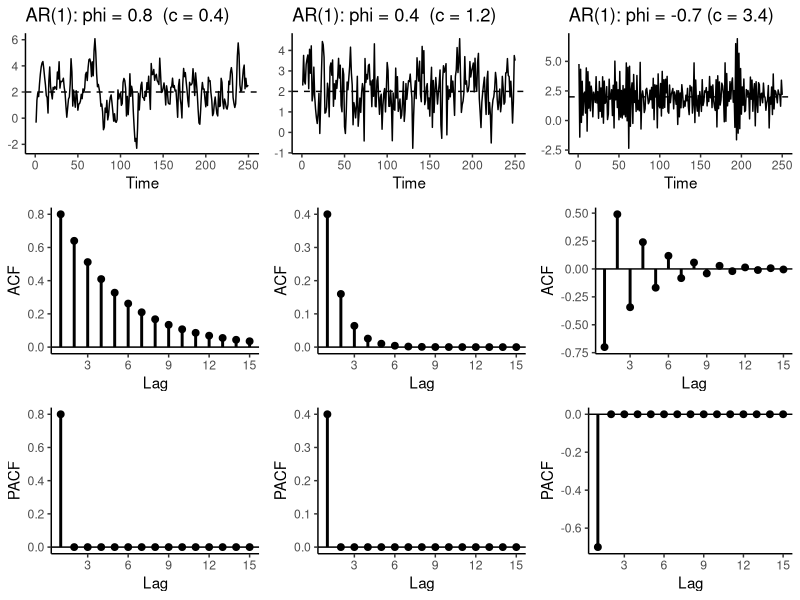
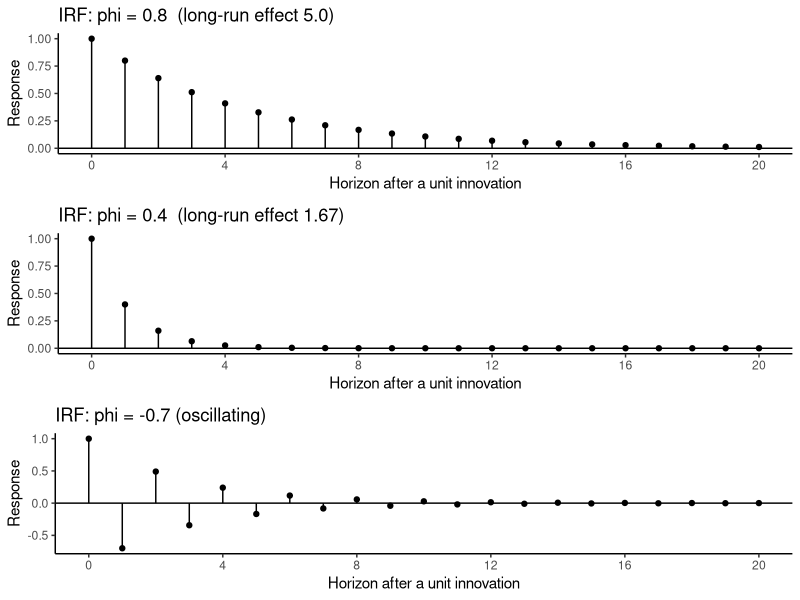
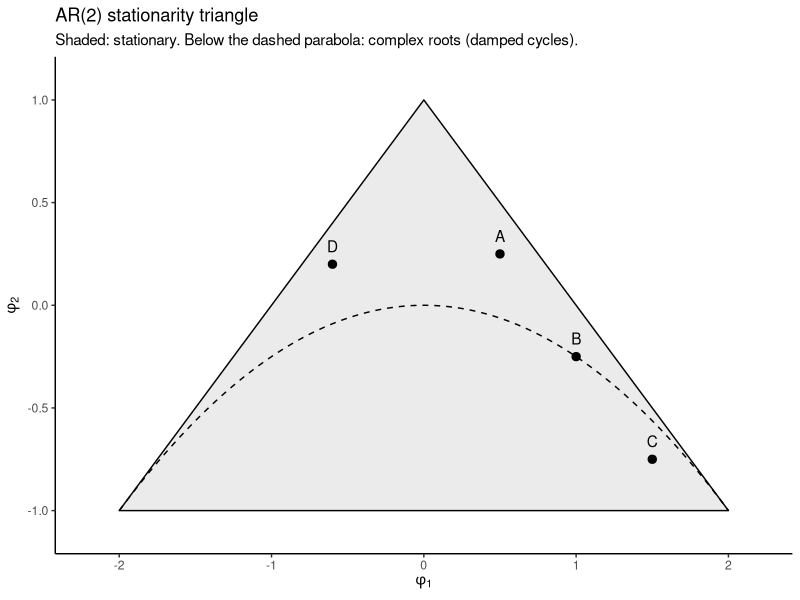
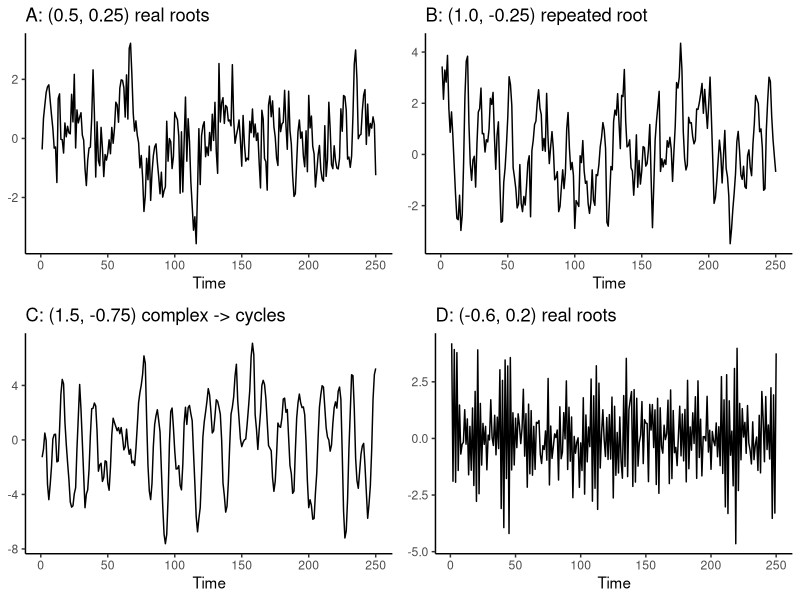
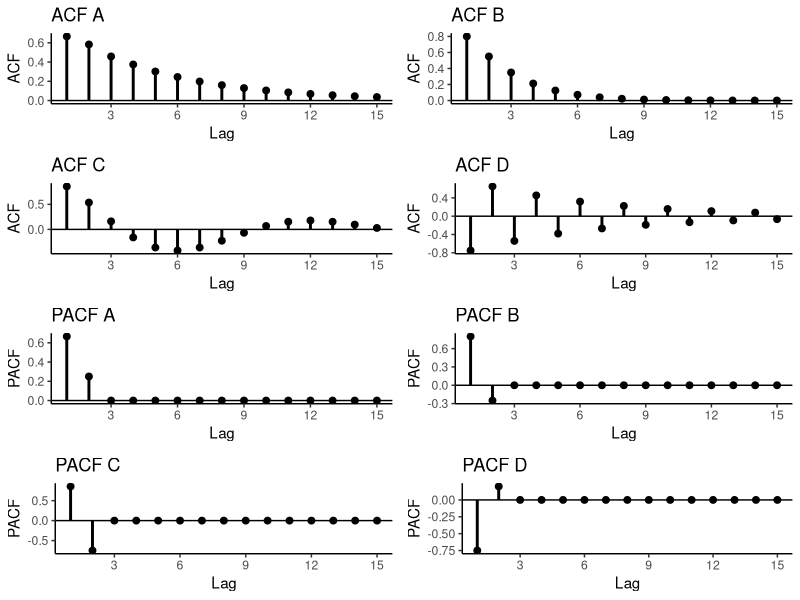
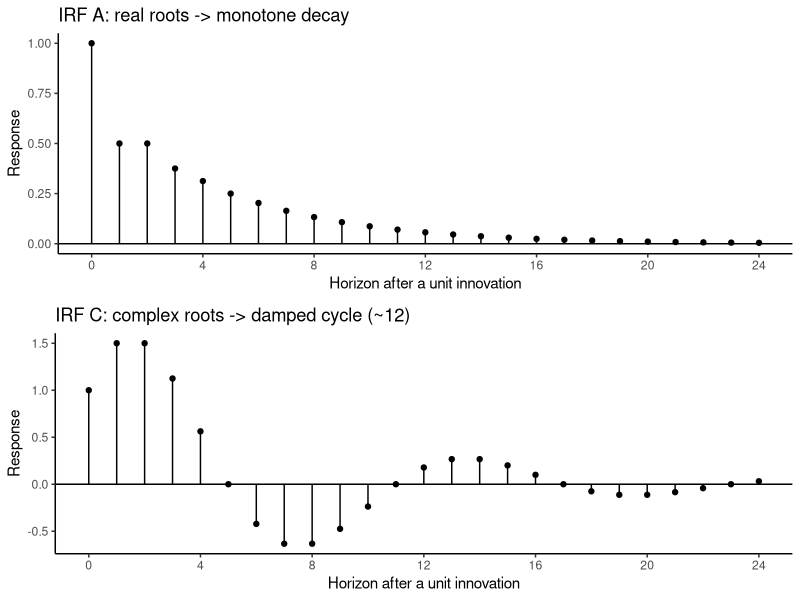
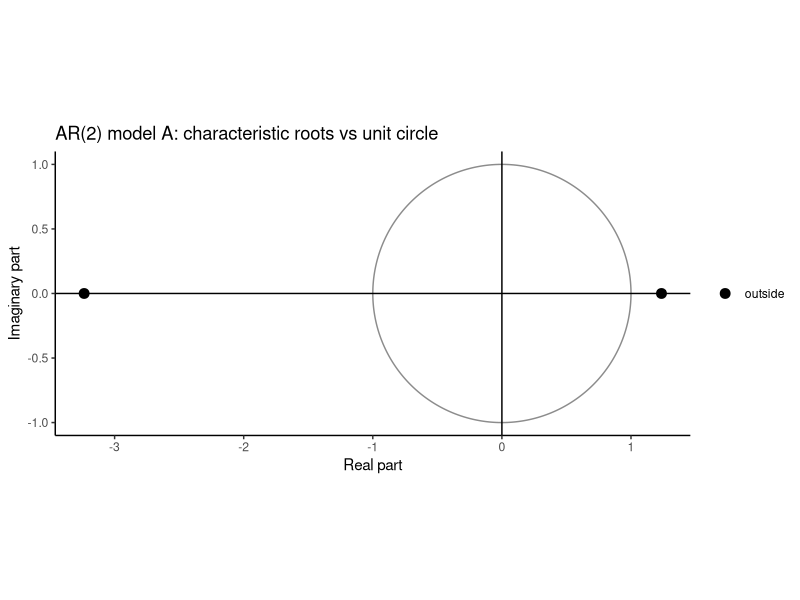
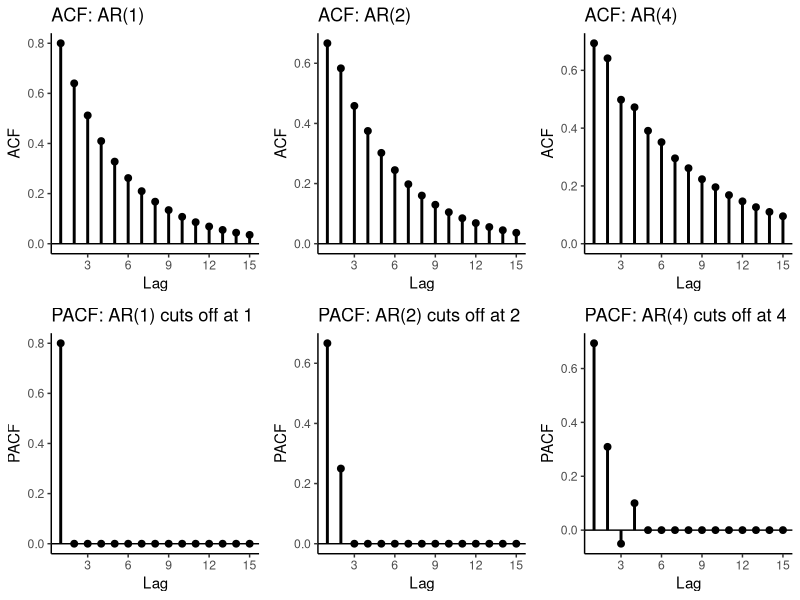

Write R code to recreate these figures, in order.
## ---- chunk 1
#| echo: false
#| include: false
# ------------------------------------------------------------------
# Setup: libraries and the plotting helpers used throughout the deck.
# (Hidden — these are the same helpers as the lecture notebook.)
# All theoretical quantities use base-R `stats` routines.
# ------------------------------------------------------------------
suppressPackageStartupMessages({
  library(ggplot2)
  library(gridExtra)
})

# Time-series line plot; optional dashed reference line at the mean.
ts_plot <- function(x, mu = NULL, title = NULL) {
  time_idx <- if (is.ts(x)) as.numeric(time(x)) else seq_along(x)
  df <- data.frame(time = time_idx, value = as.numeric(x))
  p <- ggplot(df, aes(time, value)) +
    theme_classic() + geom_line() + labs(x = "Time", y = NULL, title = title)
  if (!is.null(mu)) p <- p + geom_hline(yintercept = mu, linetype = "dashed")
  p
}

# Theoretical ACF of an ARMA process, lags 1..L (lag 0 dropped).
acf_plot <- function(ar = numeric(0), ma = numeric(0), L = 15, title = NULL) {
  rho <- ARMAacf(ar = ar, ma = ma, lag.max = L)[-1]
  df  <- data.frame(lag = seq_len(L), acf = as.numeric(rho))
  ggplot(df, aes(lag, acf)) + theme_classic() +
    geom_hline(yintercept = 0) +
    geom_segment(aes(xend = lag, y = 0, yend = acf), linewidth = 1) +
    geom_point(size = 2) +
    scale_x_continuous(breaks = seq(0, L, by = 3)) +
    labs(x = "Lag", y = "ACF", title = title)
}

# Theoretical PACF of an ARMA process, lags 1..L.
pacf_plot <- function(ar = numeric(0), ma = numeric(0), L = 15, title = NULL) {
  pac <- ARMAacf(ar = ar, ma = ma, lag.max = L, pacf = TRUE)
  df  <- data.frame(lag = seq_len(L), pacf = as.numeric(pac))
  ggplot(df, aes(lag, pacf)) + theme_classic() +
    geom_hline(yintercept = 0) +
    geom_segment(aes(xend = lag, y = 0, yend = pacf), linewidth = 1) +
    geom_point(size = 2) +
    scale_x_continuous(breaks = seq(0, L, by = 3)) +
    labs(x = "Lag", y = "PACF", title = title)
}

# Theoretical impulse response = Wold coefficients psi_0=1, psi_1, psi_2, ...
irf_plot <- function(ar = numeric(0), ma = numeric(0), h = 20, title = NULL) {
  psi <- c(1, ARMAtoMA(ar = ar, ma = ma, lag.max = h))
  df  <- data.frame(horizon = 0:h, response = psi)
  ggplot(df, aes(horizon, response)) + theme_classic() +
    geom_hline(yintercept = 0) +
    geom_segment(aes(xend = horizon, y = 0, yend = response)) +
    geom_point() +
    scale_x_continuous(breaks = seq(0, h, by = 4)) +
    labs(x = "Horizon after a unit innovation", y = "Response", title = title)
}

# Sample ACF with approximate +/- 2/sqrt(T) bands (dashed red).
sample_acf_plot <- function(x, L = 20, title = NULL) {
  a  <- acf(x, plot = FALSE, lag.max = L)
  df <- data.frame(lag = as.numeric(a$lag)[-1], acf = as.numeric(a$acf)[-1])
  b  <- 2 / sqrt(length(x))
  ggplot(df, aes(lag, acf)) + theme_classic() +
    geom_hline(yintercept = 0) +
    geom_segment(aes(xend = lag, y = 0, yend = acf), linewidth = 1) +
    geom_point(size = 2) +
    geom_hline(yintercept = c(b, -b), linetype = "dashed", colour = "red") +
    scale_x_continuous(breaks = seq(0, L, by = 3)) +
    labs(x = "Lag", y = "Sample ACF", title = title)
}

# Sample PACF with approximate +/- 2/sqrt(T) bands (dashed red).
sample_pacf_plot <- function(x, L = 20, title = NULL) {
  a  <- pacf(x, plot = FALSE, lag.max = L)
  df <- data.frame(lag = as.numeric(a$lag), acf = as.numeric(a$acf))
  b  <- 2 / sqrt(length(x))
  ggplot(df, aes(lag, acf)) + theme_classic() +
    geom_hline(yintercept = 0) +
    geom_segment(aes(xend = lag, y = 0, yend = acf), linewidth = 1) +
    geom_point(size = 2) +
    geom_hline(yintercept = c(b, -b), linetype = "dashed", colour = "red") +
    scale_x_continuous(breaks = seq(0, L, by = 3)) +
    labs(x = "Lag", y = "Sample PACF", title = title)
}

# Roots of a lag polynomial on the complex plane, with the unit circle.
roots_plot <- function(roots, title = NULL) {
  theta <- seq(0, 2 * pi, length.out = 400)
  circ  <- data.frame(x = cos(theta), y = sin(theta))
  df    <- data.frame(Real = Re(roots), Imaginary = Im(roots),
                      outside = ifelse(Mod(roots) > 1, "outside", "inside"))
  ggplot() + theme_classic() +
    geom_path(data = circ, aes(x, y), colour = "grey55") +
    geom_hline(yintercept = 0) + geom_vline(xintercept = 0) +
    geom_point(data = df, aes(Real, Imaginary, colour = outside), size = 3) +
    scale_colour_manual(values = c(outside = "black", inside = "red"),
                        name = NULL) +
    coord_equal() +
    labs(x = "Real part", y = "Imaginary part", title = title)
}
## ---- chunk 2
#| fig-height: 6.2
# Three AR(1) processes: realizations, theoretical ACF, theoretical PACF
set.seed(123)

mu <- 2
n  <- 250
phi_a <- 0.8; phi_b <- 0.4; phi_c <- -0.7

y_a <- mu + arima.sim(model = list(ar = phi_a), n = n)
y_b <- mu + arima.sim(model = list(ar = phi_b), n = n)
y_c <- mu + arima.sim(model = list(ar = phi_c), n = n)

g_a <- ts_plot(y_a, mu = mu, title = "AR(1): phi = 0.8  (c = 0.4)")
g_b <- ts_plot(y_b, mu = mu, title = "AR(1): phi = 0.4  (c = 1.2)")
g_c <- ts_plot(y_c, mu = mu, title = "AR(1): phi = -0.7 (c = 3.4)")

grid.arrange(
  g_a, g_b, g_c,
  acf_plot(ar = phi_a), acf_plot(ar = phi_b), acf_plot(ar = phi_c),
  pacf_plot(ar = phi_a), pacf_plot(ar = phi_b), pacf_plot(ar = phi_c),
  ncol = 3
)
## ---- chunk 3
#| fig-height: 5.4
# Impulse responses: persistence rises with phi; phi<0 oscillates
p1 <- irf_plot(ar = 0.8,  h = 20, title = "IRF: phi = 0.8  (long-run effect 5.0)")
p2 <- irf_plot(ar = 0.4,  h = 20, title = "IRF: phi = 0.4  (long-run effect 1.67)")
p3 <- irf_plot(ar = -0.7, h = 20, title = "IRF: phi = -0.7 (oscillating)")
grid.arrange(p1, p2, p3, ncol = 1)

cat(sprintf("Long-run effect 1/(1-phi):  phi=0.8 -> %.2f | phi=0.4 -> %.2f\n",
            1/(1-0.8), 1/(1-0.4)))
cat(sprintf("Half-life ln(0.5)/ln(phi):  phi=0.8 -> %.2f | phi=0.4 -> %.2f periods\n",
            log(0.5)/log(0.8), log(0.5)/log(0.4)))
## ---- chunk 4
#| fig-height: 5.0
# The AR(2) stationarity triangle, the complex-root parabola, and four models
vertices <- data.frame(phi1 = c(-2, 2, 0), phi2 = c(-1, -1, 1))
grid1    <- seq(-2, 2, length.out = 400)
parab    <- data.frame(phi1 = grid1, phi2 = -grid1^2 / 4)   # phi1^2 + 4 phi2 = 0

models <- data.frame(
  phi1  = c(0.5, 1.0,  1.5, -0.6),
  phi2  = c(0.25, -0.25, -0.75, 0.2),
  label = c("A", "B", "C", "D")
)

ggplot() + theme_classic() +
  geom_polygon(data = vertices, aes(phi1, phi2), fill = "grey92", colour = "black") +
  geom_line(data = parab, aes(phi1, phi2), linetype = "dashed") +
  geom_point(data = models, aes(phi1, phi2), size = 2.5) +
  geom_text(data = models, aes(phi1, phi2, label = label), vjust = -1) +
  coord_cartesian(xlim = c(-2.2, 2.2), ylim = c(-1.1, 1.1)) +
  labs(x = expression(phi[1]), y = expression(phi[2]),
       title = "AR(2) stationarity triangle",
       subtitle = "Shaded: stationary. Below the dashed parabola: complex roots (damped cycles).")
## ---- chunk 5
#| fig-height: 5.0
# Four AR(2) realizations
set.seed(123)
n <- 250

ar_A <- c(0.5,  0.25)
ar_B <- c(1.0, -0.25)
ar_C <- c(1.5, -0.75)
ar_D <- c(-0.6, 0.2)

y_A <- arima.sim(model = list(ar = ar_A), n = n)
y_B <- arima.sim(model = list(ar = ar_B), n = n)
y_C <- arima.sim(model = list(ar = ar_C), n = n)
y_D <- arima.sim(model = list(ar = ar_D), n = n)

grid.arrange(
  ts_plot(y_A, title = "A: (0.5, 0.25) real roots"),
  ts_plot(y_B, title = "B: (1.0, -0.25) repeated root"),
  ts_plot(y_C, title = "C: (1.5, -0.75) complex -> cycles"),
  ts_plot(y_D, title = "D: (-0.6, 0.2) real roots"),
  ncol = 2
)
## ---- chunk 6
#| fig-height: 6.2
# Theoretical ACF and PACF of the four AR(2) processes
grid.arrange(
  acf_plot(ar = ar_A, title = "ACF A"), acf_plot(ar = ar_B, title = "ACF B"),
  acf_plot(ar = ar_C, title = "ACF C"), acf_plot(ar = ar_D, title = "ACF D"),
  pacf_plot(ar = ar_A, title = "PACF A"), pacf_plot(ar = ar_B, title = "PACF B"),
  pacf_plot(ar = ar_C, title = "PACF C"), pacf_plot(ar = ar_D, title = "PACF D"),
  ncol = 2
)
## ---- chunk 7
#| fig-height: 5.0
# Confirm the cyclical period of model C from its characteristic roots
r_C <- polyroot(c(1, -ar_C[1], -ar_C[2]))   # 1 - phi1 z - phi2 z^2
cat("Model C characteristic roots (complex, outside unit circle):\n")
print(r_C); cat("moduli:", round(Mod(r_C), 3), "\n\n")

# Cycle from the *inverse* roots (eigenvalues of the companion matrix)
lam    <- 1 / r_C
period <- 2 * pi / Mod(Arg(lam[1]))
cat(sprintf("Inverse-root modulus r = %.3f, implied cycle period = %.1f periods\n",
            Mod(lam[1]), period))

# Real vs complex roots also show up in the impulse response
grid.arrange(
  irf_plot(ar = ar_A, h = 24, title = "IRF A: real roots -> monotone decay"),
  irf_plot(ar = ar_C, h = 24, title = "IRF C: complex roots -> damped cycle (~12)"),
  ncol = 1
)
## ---- chunk 8
#| fig-height: 4.4
# Two equivalent stationarity checks for AR(2) model A: (0.5, 0.25)
ar_A <- c(0.5, 0.25)

# (i) roots of 1 - phi1 z - phi2 z^2 : want modulus > 1
roots_A <- polyroot(c(1, -ar_A[1], -ar_A[2]))
cat("Characteristic roots:", round(roots_A, 3), " | moduli:",
    round(Mod(roots_A), 3), "(outside unit circle)\n")

# (ii) eigenvalues of the companion matrix F : want modulus < 1
F_A <- rbind(ar_A, c(1, 0))
eig_A <- eigen(F_A)$values
cat("Companion eigenvalues:", round(eig_A, 3), " | moduli:",
    round(Mod(eig_A), 3), "(inside unit circle)\n")
cat("Reciprocal check 1/roots:", round(1/roots_A, 3), "\n")

roots_plot(roots_A, title = "AR(2) model A: characteristic roots vs unit circle")
## ---- chunk 9
#| fig-height: 5.4
# ACF decays but PACF cuts off at the AR order: AR(1), AR(2), AR(4)
set.seed(123)
n <- 250

ar1 <- 0.8
ar2 <- c(0.5, 0.25)
ar4 <- c(0.5, 0.3, -0.1, 0.1)

grid.arrange(
  acf_plot(ar = ar1, title = "ACF: AR(1)"),
  acf_plot(ar = ar2, title = "ACF: AR(2)"),
  acf_plot(ar = ar4, title = "ACF: AR(4)"),
  pacf_plot(ar = ar1, title = "PACF: AR(1) cuts off at 1"),
  pacf_plot(ar = ar2, title = "PACF: AR(2) cuts off at 2"),
  pacf_plot(ar = ar4, title = "PACF: AR(4) cuts off at 4"),
  ncol = 3
)
## ---- chunk 10
#| fig-height: 4.8
# Theoretical vs sample correlogram for one AR(2) realization
set.seed(2024)
y_ar2 <- arima.sim(model = list(ar = c(0.5, 0.25)), n = 250)

grid.arrange(
  acf_plot(ar = c(0.5, 0.25), title = "Population ACF: AR(2)"),
  sample_acf_plot(y_ar2,       title = "Sample ACF (T = 250)"),
  pacf_plot(ar = c(0.5, 0.25), title = "Population PACF: AR(2)"),
  sample_pacf_plot(y_ar2,      title = "Sample PACF (T = 250)"),
  ncol = 2
)
## ---- chunk 11
# Invertibility of an MA(2): Y_t = eps_t + 1.0 eps_{t-1} + 0.7 eps_{t-2}
ma_roots <- polyroot(c(1, 1.0, 0.7))     # 1 + 1.0 z + 0.7 z^2
cat("MA(2) roots:", round(ma_roots, 3), "\n")
cat("moduli     :", round(Mod(ma_roots), 3), " -> all > 1, so invertible\n")
## ---- chunk 12
#| fig-height: 5.4
# Two MA(2) processes: realizations, ACF (cuts off at 2), PACF (decays)
set.seed(123)
n <- 250
ma_1 <- c(1.0, 0.7)
ma_2 <- c(-1.2, 0.25)

s1 <- 2 + arima.sim(model = list(ma = ma_1), n = n)
s2 <- 2 + arima.sim(model = list(ma = ma_2), n = n)

grid.arrange(
  ts_plot(s1, mu = 2, title = "MA(2): theta = (1.0, 0.7)"),
  ts_plot(s2, mu = 2, title = "MA(2): theta = (-1.2, 0.25)"),
  acf_plot(ma = ma_1, title = "ACF: cuts off after lag 2"),
  acf_plot(ma = ma_2, title = "ACF: cuts off after lag 2"),
  pacf_plot(ma = ma_1, title = "PACF: decays"),
  pacf_plot(ma = ma_2, title = "PACF: decays"),
  ncol = 2
)
## ---- chunk 13
#| fig-height: 5.2
# ARMA(2,2): stationary AR part (D) + invertible MA part
set.seed(123)
ar_arma <- c(-0.6, 0.2)
ma_arma <- c(-1.2, 0.25)

y_arma <- arima.sim(model = list(ar = ar_arma, ma = ma_arma), n = 250)

grid.arrange(
  ts_plot(y_arma, title = "ARMA(2,2) realization"),
  acf_plot(ar = ar_arma, ma = ma_arma, title = "ACF: decays (no clean cut-off)"),
  pacf_plot(ar = ar_arma, ma = ma_arma, title = "PACF: decays (no clean cut-off)"),
  ncol = 1
)
